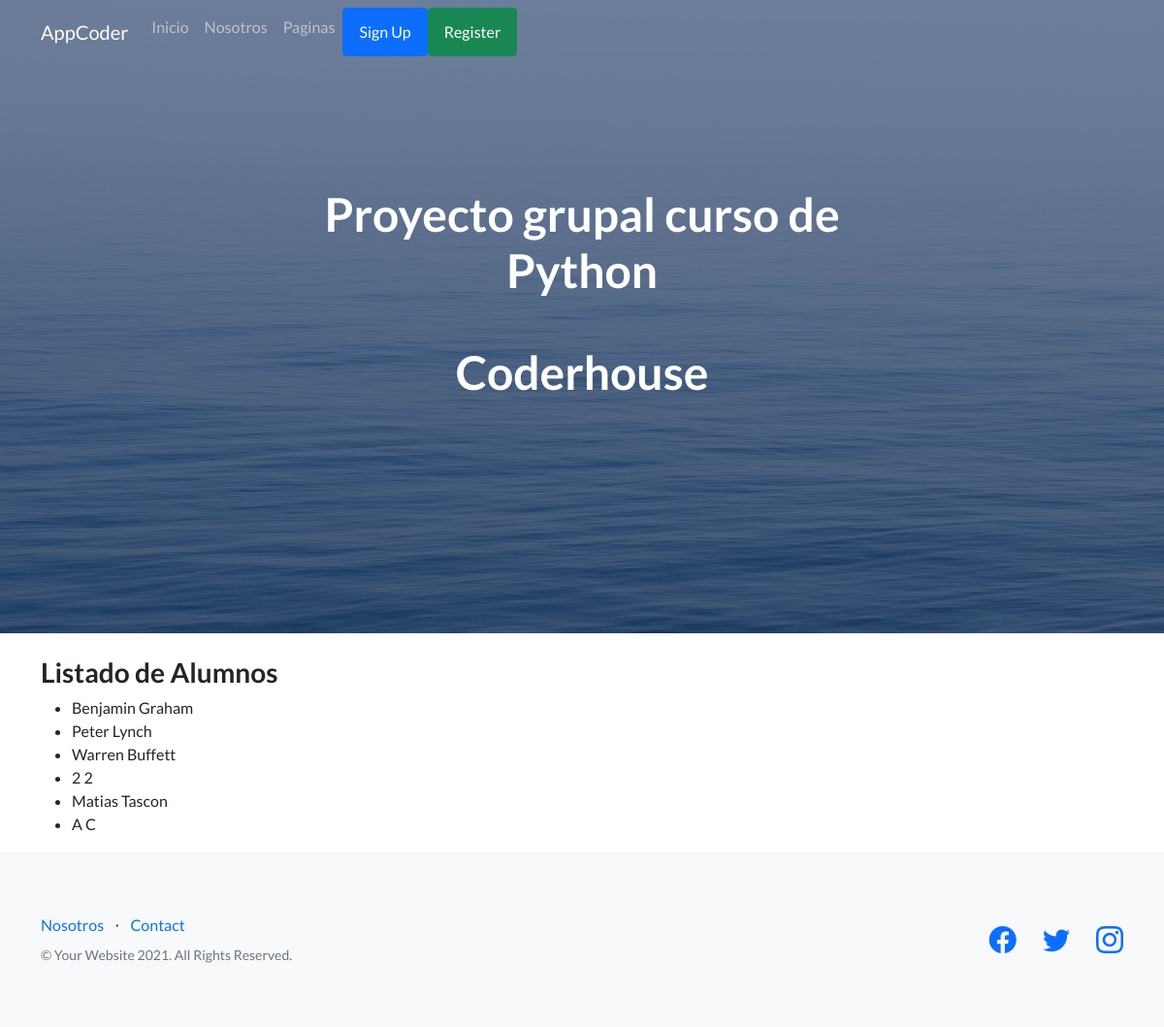
Page /AppCoder/alumnos/ on the earlier database version.
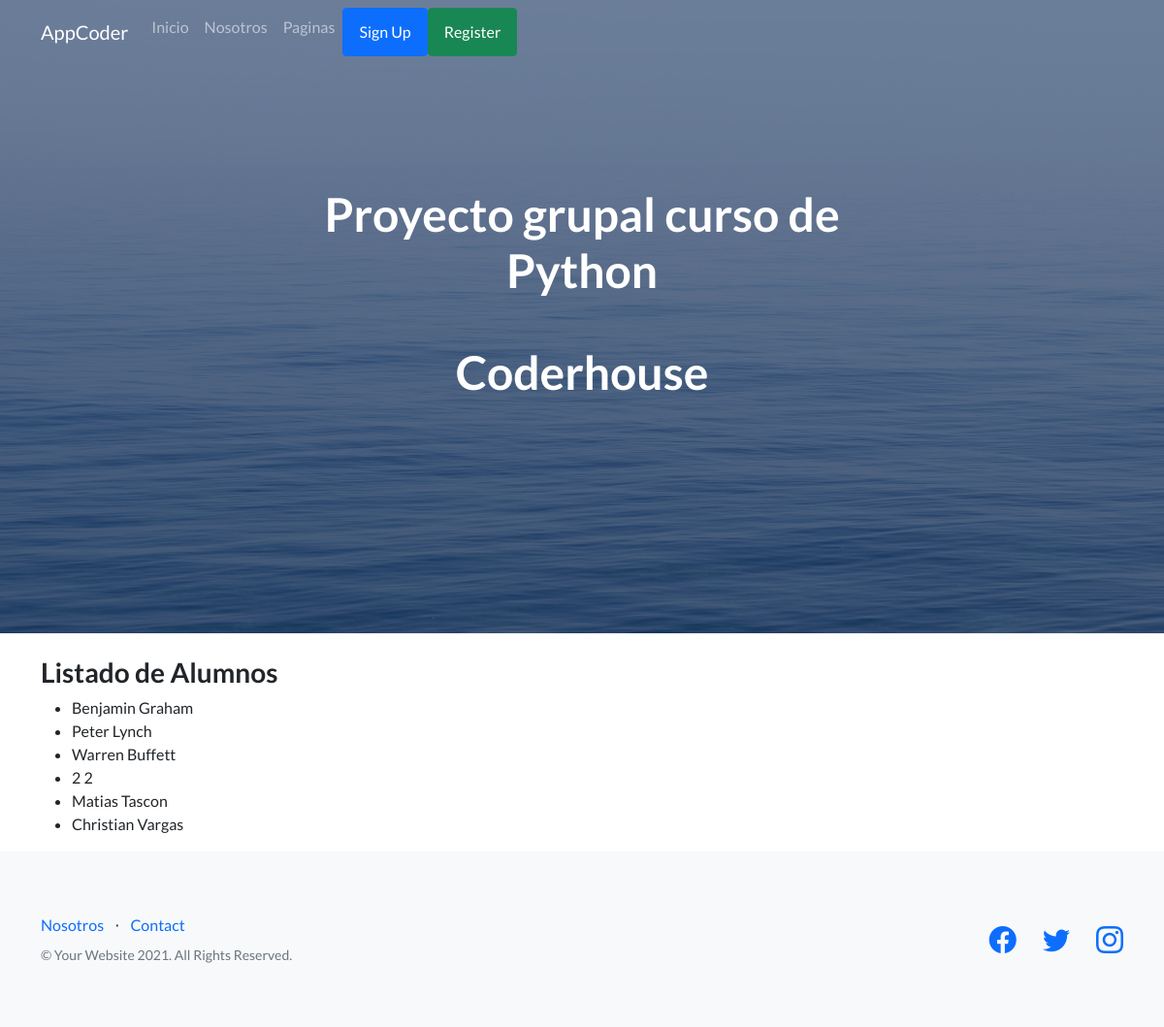
Same page on the later database version.
### AppCoder/models.py (models this page shows, shortened)
class Alumno(models.Model):
    provincias = [
        ('Buenos Aires','Buenos Aires'),
        ('Catamarca','Catamarca'),
        ('Chaco', 'Chaco'),
        ('Chubut', 'Chubut'),
        ('Córdoba', 'Córdoba'),
        ('Corrientes','Corrientes') ,
        ('Entre Ríos', 'Entre Ríos'),
        ('Formosa', 'Formosa'),
        ('Jujuy', 'Jujuy'),
        ('La Pampa', 'La Pampa'),
        ('La Rioja', 'La Rioja'),
        ('Mendoza', 'Mendoza'),
        ('Misiones', 'Misiones'),
        ('Neuquén', 'Neuquén'),
        ('Río Negro', 'Río Negro'),
        ('Salta', 'Salta'),
        ('San Juan', 'San Juan'),
        ('Santa Cruz', 'Santa Cruz'),
        ('Santa Fe', 'Santa Fe'),
        ('Santiago del Estero', 'Santiago del Estero'),
        ('Tierra del Fuego', 'Tierra del Fuego'),
        ('Tucumán', 'Tucumán')
        ]
    nombre = models.CharField("nombre", max_length=50)
    apellido = models.CharField("apellido", max_length=50)
    dni = models.IntegerField(null=True)
    telefono_contacto = models.IntegerField('teléfono de Contacto', null=True, blank=True)
    imagen = models.ImageField(upload_to= 'avatares', null=True, blank=True)

### AppCoder/views.py (the view)
# urls.py: path("alumnos/", views.alumnos, name="alumnos"),
def alumnos(request):
    lista_alumnos = Alumno.objects.all()
    return render(request, "AppCoder/Alumnos.html", {"lista": lista_alumnos})

### AppCoder/Templates/AppCoder/Alumnos.html
{% extends 'AppCoder/Padre.html' %}
{% load static %}
{% block contenidoQueCambia %}
<h3>Listado de Alumnos</h3>
<ul>
    {% for alumno in lista %}
        <li>
        {{alumno.nombre}} {{alumno.apellido}}
        </li>
    {% endfor %}
</ul>
{% endblock contenidoQueCambia %}

Differences in the rows shown:
removed Alumno: nombre "A", apellido "C"
added Alumno: nombre "Christian", apellido "Vargas"
